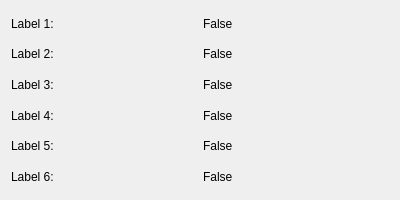
<?xml version="1.0" encoding="UTF-8"?>
<ui version="4.0">
 <class>BooleanDataDisplay</class>
 <widget class="QWidget" name="BooleanDataDisplay">
  <property name="geometry">
   <rect>
    <x>0</x>
    <y>0</y>
    <width>400</width>
    <height>200</height>
   </rect>
  </property>
  <property name="windowTitle">
   <string>Boolean Data</string>
  </property>
  <layout class="QVBoxLayout" name="verticalLayout">
   <item>
    <layout class="QGridLayout" name="gridLayout">
     <item row="0" column="0">
      <widget class="QLabel" name="label_1">
       <property name="text">
        <string>Label 1:</string>
       </property>
      </widget>
     </item>
     <item row="0" column="1">
      <widget class="QLabel" name="value_1">
       <property name="text">
        <string>False</string>
       </property>
      </widget>
     </item>
     <item row="1" column="0">
      <widget class="QLabel" name="label_2">
       <property name="text">
        <string>Label 2:</string>
       </property>
      </widget>
     </item>
     <item row="1" column="1">
      <widget class="QLabel" name="value_2">
       <property name="text">
        <string>False</string>
       </property>
      </widget>
     </item>
     <item row="2" column="0">
      <widget class="QLabel" name="label_3">
       <property name="text">
        <string>Label 3:</string>
       </property>
      </widget>
     </item>
     <item row="2" column="1">
      <widget class="QLabel" name="value_3">
       <property name="text">
        <string>False</string>
       </property>
      </widget>
     </item>
     <item row="3" column="0">
      <widget class="QLabel" name="label_4">
       <property name="text">
        <string>Label 4:</string>
       </property>
      </widget>
     </item>
     <item row="3" column="1">
      <widget class="QLabel" name="value_4">
       <property name="text">
        <string>False</string>
       </property>
      </widget>
     </item>
     <item row="4" column="0">
      <widget class="QLabel" name="label_5">
       <property name="text">
        <string>Label 5:</string>
       </property>
      </widget>
     </item>
     <item row="4" column="1">
      <widget class="QLabel" name="value_5">
       <property name="text">
        <string>False</string>
       </property>
      </widget>
     </item>
     <item row="5" column="0">
      <widget class="QLabel" name="label_6">
       <property name="text">
        <string>Label 6:</string>
       </property>
      </widget>
     </item>
     <item row="5" column="1">
      <widget class="QLabel" name="value_6">
       <property name="text">
        <string>False</string>
       </property>
      </widget>
     </item>
    </layout>
   </item>
  </layout>
 </widget>
 <resources/>
 <connections/>
</ui>
